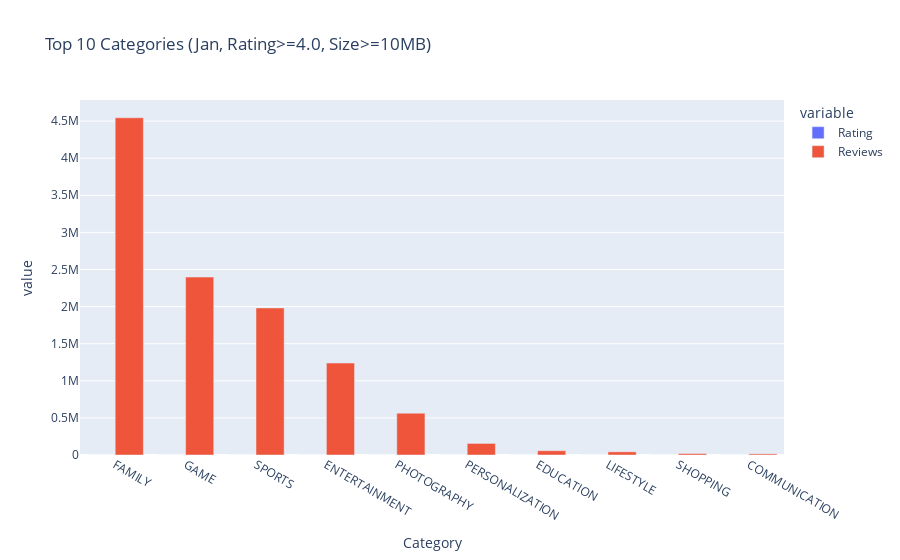

The cell this chart's notebook holds for it:
### Markdown cell above
# Task 1
1. Grouped bar: avg rating & total reviews for top 10 categories by installs.
2. Filters: drop categories where avg rating < 4.0, size < 10MB, last update should be January.
3. Time window: 3–5 PM IST

### Code cell
if is_visible_time(15, 17):
    jan_filter = df[(df['Rating'] >= 4.0) & (df['Size_MB'] >= 10) & (df['Last Updated'].dt.month == 1)]
    grouped = jan_filter.groupby('Category').agg({
        'Rating': 'mean',
        'Reviews': 'sum'
    }).reset_index().nlargest(10, 'Reviews')

    fig = px.bar(grouped, x='Category', y=['Rating','Reviews'], barmode='group',
                 title='Top 10 Categories (Jan, Rating>=4.0, Size>=10MB)')
    fig.show()
else:
    print("Task 1: Chart visible only between 3–5 PM IST")

### Figure 1 — Plotly figure (JSON) as saved in the notebook; plotly's stock layout.template omitted (floating-point values rounded to 4 significant figures)
{"data": [{"alignmentgroup": "True", "hovertemplate": "variable=Rating<br>Category=%{x}<br>value=%{y}<extra></extra>", "legendgroup": "Rating", "marker": {"color": "#636efa", "pattern": {"shape": ""}}, "name": "Rating", "offsetgroup": "Rating", "orientation": "v", "showlegend": true, "textposition": "auto", "type": "bar", "x": ["FAMILY", "GAME", "SPORTS", "ENTERTAINMENT", "PHOTOGRAPHY", "PERSONALIZATION", "EDUCATION", "LIFESTYLE", "SHOPPING", "COMMUNICATION"], "xaxis": "x", "y": [4.395, 4.313, 4.343, 4.25, 4.15, 4.475, 4.4, 4.38, 4.2, 4.2], "yaxis": "y"}, {"alignmentgroup": "True", "hovertemplate": "variable=Reviews<br>Category=%{x}<br>value=%{y}<extra></extra>", "legendgroup": "Reviews", "marker": {"color": "#EF553B", "pattern": {"shape": ""}}, "name": "Reviews", "offsetgroup": "Reviews", "orientation": "v", "showlegend": true, "textposition": "auto", "type": "bar", "x": ["FAMILY", "GAME", "SPORTS", "ENTERTAINMENT", "PHOTOGRAPHY", "PERSONALIZATION", "EDUCATION", "LIFESTYLE", "SHOPPING", "COMMUNICATION"], "xaxis": "x", "y": [4545000.0, 2398000.0, 1982000.0, 1239000.0, 563700.0, 156000.0, 57640.0, 42810.0, 19950.0, 15290.0], "yaxis": "y"}], "layout": {"barmode": "group", "legend": {"title": {"text": "variable"}, "tracegroupgap": 0}, "title": {"text": "Top 10 Categories (Jan, Rating>=4.0, Size>=10MB)"}, "xaxis": {"anchor": "y", "domain": [0, 1], "title": {"text": "Category"}}, "yaxis": {"anchor": "x", "domain": [0, 1], "title": {"text": "value"}}}}
